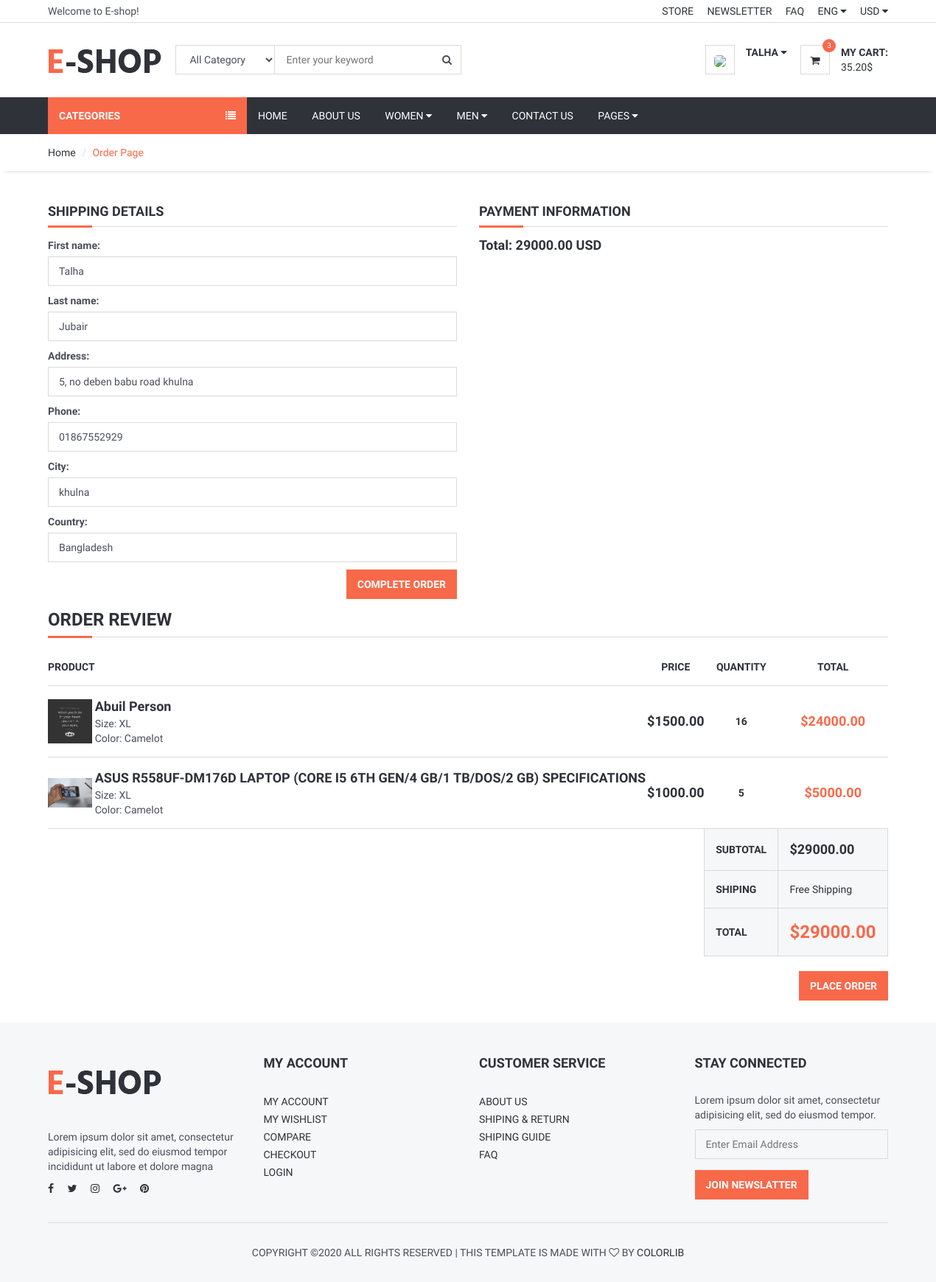
Before: /order/orderproduct (signed in) with the older database file.
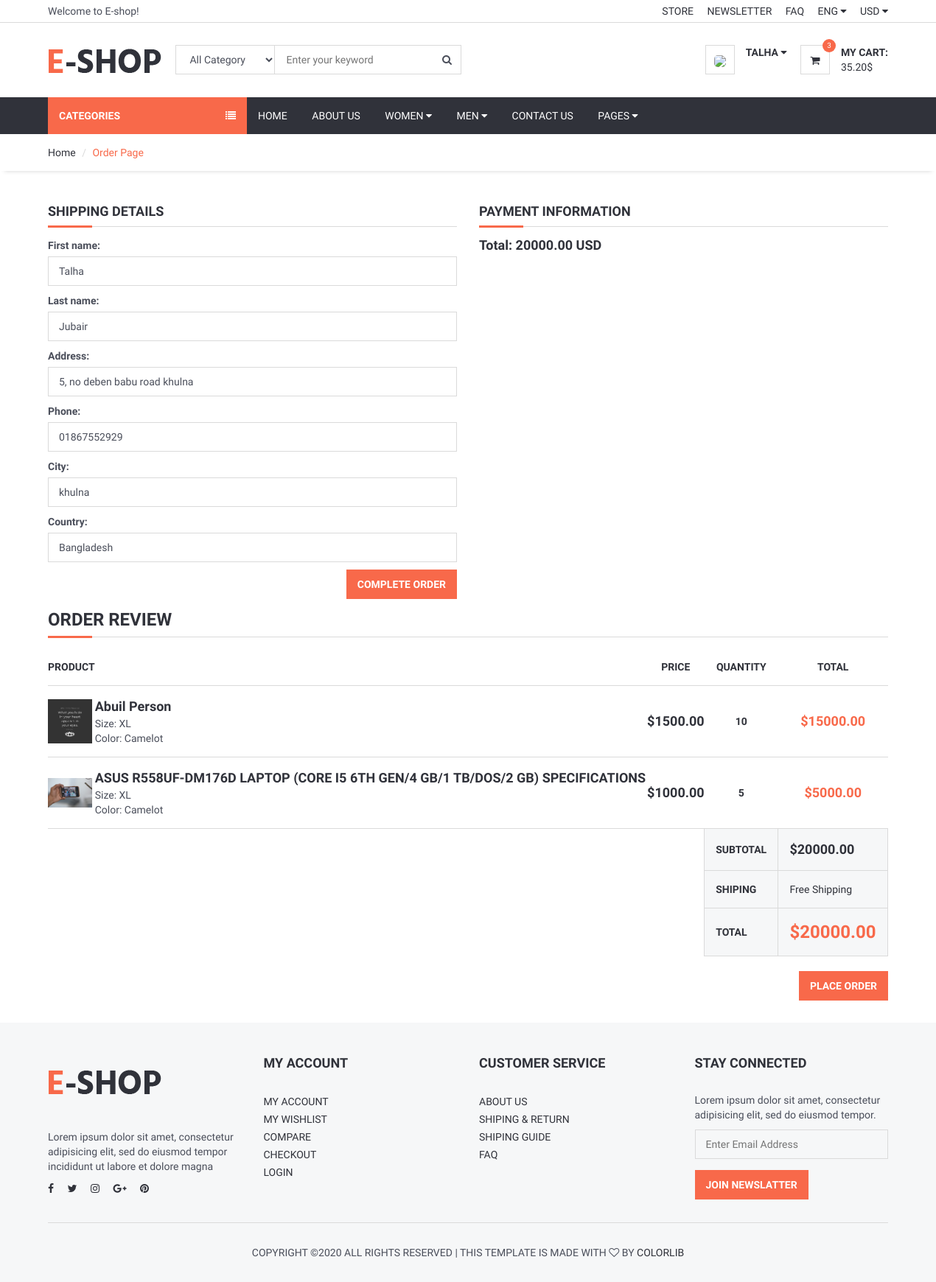
After: the same page with the newer database file.
### order/models.py (models this page shows, shortened)
class ShopCart(models.Model):
    user = models.ForeignKey(User, on_delete=models.SET_NULL, null=True)
    product = models.ForeignKey(Product , on_delete=models.SET_NULL, null=True)
    quantity = models.IntegerField()
    @property
    def amount(self):
        return (self.quantity * self.product.price)

### product/models.py (models this page shows, shortened)
class Product(models.Model):
    STATUS = (
        ('True', 'True'),
        ('False', 'False'),
    )
    title = models.CharField(max_length=150)
    keywords = models.CharField(max_length=200)
    category = models.ForeignKey(Category , on_delete=models.CASCADE)
    description = models.TextField()
    image = models.ImageField(upload_to='product_image/')
    price = models.DecimalField(max_digits=12, decimal_places=2)
    amount = models.IntegerField()
    minamount=models.IntegerField()
    detail = RichTextUploadingField()
    slug = models.SlugField(null=False, unique=True)
    status = models.CharField(max_length=5,choices=STATUS)
    create_at = models.DateTimeField(auto_now_add=True)
    update_at = models.DateTimeField(auto_now=True)
    def image_tag(self):
        return mark_safe('<img src="{}" height="50"/>'.format(self.image.url))
    image_tag.short_description = 'Image'

### order/views.py (the view, shortened to what this page needs)
# urls.py: path('orderproduct', orderproduct, name='orderproduct'),
@login_required
def orderproduct(request):
    current_user = request.user
    profile = UserProfile.objects.get(user_id=current_user.id)
    category = Category.objects.all()
    current_user = request.user
    shopcart = ShopCart.objects.filter(user_id=current_user.id)
    total = 0
    for rs in shopcart:
        total += rs.product.price * rs.quantity
    pro_data = {'first_name': current_user.first_name,
            'last_name': current_user.last_name,
            'address': profile.address,
            'phone': profile.phone,
            'city': profile.city,
            'country': profile.country}
    form = OrderForm(initial=pro_data)
    context = { 'category': category, 'shopcart': shopcart, 'total': total, 'form': form}
    return render(request, 'order_form.html', context)

### order/forms.py
class OrderForm(forms.ModelForm):
    class Meta:
        model = Order
        fields = ['first_name', 'last_name', 'address', 'phone', 'city', 'country']
        widgets = {
            'first_name': forms.TextInput(attrs={'class': 'input'}),
            'last_name': forms.TextInput(attrs={'class': 'input'}),
            'address': forms.TextInput(attrs={'class': 'input'}),
            'phone': forms.TextInput(attrs={'class': 'input'}),
            'city': forms.TextInput(attrs={'class': 'input'}),
            'country': forms.TextInput(attrs={'class': 'input'}),
        }

### order/templates/order_form.html (shortened to what this page needs)
{% extends 'homebase.html' %}
{% block sidebar %} {% include 'sidebar.html' %} {% endblock %}
{% block body %}
	<div id="breadcrumb">
		<div class="container">
			<ul class="breadcrumb">
                <li><a href="{% url 'index' %}">Home</a></li>
                <li class="active">Order Page</li>
			</ul>
		</div>
	</div>
	<div class="section">
		<div class="container">
			<div class="row">
                <form action="" method="POST">
                    <div class="col-md-6">
						<div class="billing-details">
                            <div class="section-title">
                                <h4 class="title">Shipping Details</h4>
							</div>
							{{ form.as_p }}
							<div class="pull-right">
                                <button  type="submit" class="primary-btn">Complete Order</button>
                            </div>
						</div>
					</div>
                    <div class="col-md-6">
						<div class="shiping-methods">
                            <div class="section-title">
                                <h4 class="title">Payment Information</h4>
							</div>
							<h4 class="title" readonly>Total: {{ total }} USD </h4>
						</div>
                    </div>
                 </form>
				<div class="col-md-12">
					<div class="order-summary clearfix">
						<div class="section-title">
							<h3 class="title">Order Review</h3>
						</div>
						<table class="shopping-cart-table table">
							<thead>
								<tr>
									<th>Product</th>
									<th></th>
									<th class="text-center">Price</th>
									<th class="text-center">Quantity</th>
									<th class="text-center">Total</th>
								</tr>
							</thead>
							<tbody>
								{% for item in shopcart %}
								<tr>
									<td class="thumb"><img src="{{ item.product.image.url }}" alt=""></td>
									<td class="details">
										<a href="/product/{{ item.product.id }}/{{ item.product.slug }}">{{ item.product.title }}</a>
										<ul>
											<li><span>Size: XL</span></li>
											<li><span>Color: Camelot</span></li>
										</ul>
									</td>
									<td class="price text-center"><strong>${{  item.product.price }}</strong></td>
									<td class="qty text-center"><strong>{{  item.quantity }}</strong></td>
									<td class="total text-center"><strong class="primary-color">${{ item.amount }}</strong></td>
								</tr>
								{% endfor %}
							</tbody>
							<tfoot>
								<tr>
									<th class="empty" colspan="3"></th>
									<th>SUBTOTAL</th>
									<th colspan="2" class="sub-total">${{ total }}</th>
								</tr>
								<tr>
									<th class="empty" colspan="3"></th>
									<th>SHIPING</th>
									<td colspan="2">Free Shipping</td>
								</tr>
								<tr>
									<th class="empty" colspan="3"></th>
									<th>TOTAL</th>
									<th colspan="2" class="total">${{ total }}</th>
								</tr>
							</tfoot>
						</table>
						<div class="pull-right">
							<a href="/order/orderproduct" class="primary-btn">Place Order</a>
						</div>
					</div>
				</div>
			</div>
		</div>
	</div>
{% endblock  %}

Changed rows visible on the page:
changed ShopCart "Abuil Person": quantity "16" → "10"; amount "24000.00" → "15000.00"
Other visible differences:
{{ total }}: "29000.00" → "20000.00"
